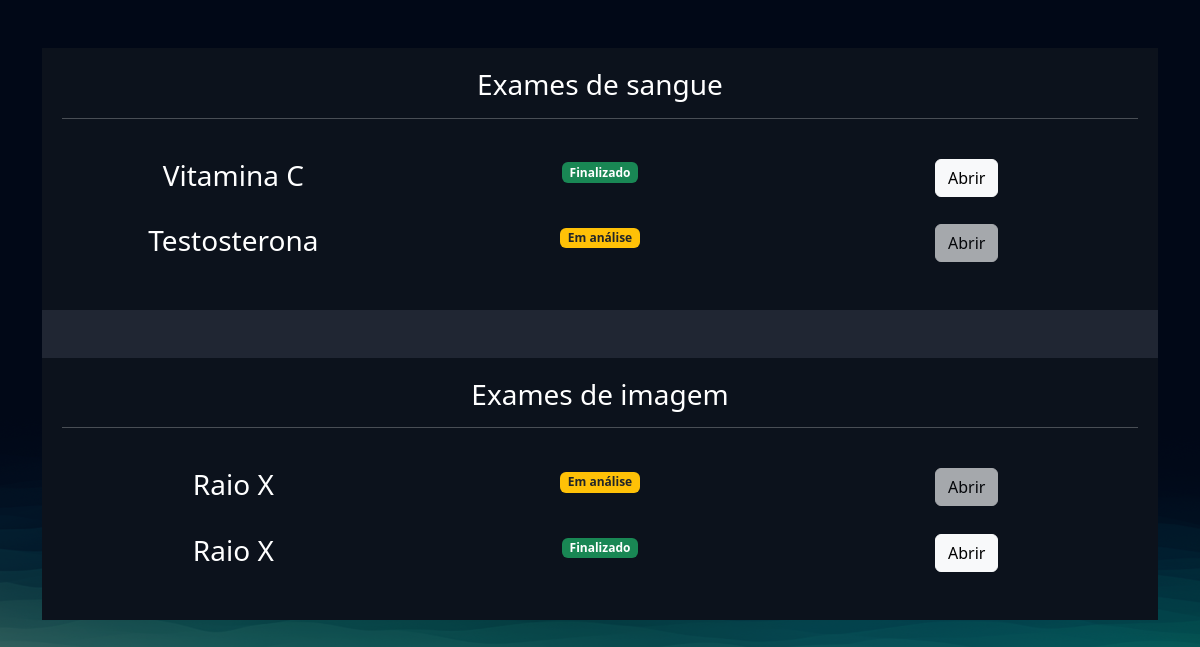
The app's page /exames/gerenciar_exames/ (signed in) with its own data.
### exames/models.py (models this page shows, shortened)
class SolicitacaoExame(models.Model):
    choice_status = (
        ('E', 'Em análise'),
        ('F', 'Finalizado')
    )
    usuario = models.ForeignKey(User, on_delete=models.DO_NOTHING)
    exame = models.ForeignKey(TiposExames, on_delete=models.DO_NOTHING)
    status = models.CharField(max_length=2, choices=choice_status)
    resultado = models.FileField(upload_to="resultados", null=True, blank=True)
    requer_senha = models.BooleanField(default=False)
    senha = models.CharField(max_length=16, null=True, blank=True)
    def badge_template(self):
	    if self.status == 'E':
	        classes_css = 'bg-warning text-dark'
	        texto = "Em análise"
	    elif self.status == 'F':
	        classes_css = 'bg-success'
	        texto = "Finalizado"
	    return mark_safe(f"<span class='badge bg-primary {classes_css}'>{texto}</span>")

class TiposExames(models.Model):
    tipo_choices = (
        ('I', 'Exame de imagem'),
        ('S', 'Exame de sangue')
    )
    nome = models.CharField(max_length=50)
    tipo = models.CharField(max_length=1, choices=tipo_choices)
    preco = models.FloatField()
    disponivel = models.BooleanField(default=True)
    horario_inicial = models.IntegerField()
    horario_final = models.IntegerField()

### exames/views.py (the view)
# urls.py: path('gerenciar_exames/', views.gerenciar_exames, name="gerenciar_exames"),
@login_required
def gerenciar_exames(request):
    exames = SolicitacaoExame.objects.filter(usuario=request.user)
    return render(request, 'gerenciar_exames.html', {'exames': exames})

### exames/templates/gerenciar_exames.html (shortened to what this page needs)
{% extends "bases/base.html" %}
{% load static %}
{% block 'head' %}
    <link href="{% static 'exames/css/css.css' %}" rel="stylesheet">
    <link href="{% static 'exames/css/gerenciar_pedidos.css' %}" rel="stylesheet">
    <link href="{% static 'exames/css/gerenciar_exames.css' %}" rel="stylesheet">
{% endblock 'head' %}
{% block 'conteudo' %}
    <br>
    <br>
    <div class="container">
        <div class="card card-view">
            <div class="sub-card">
                <h3>Exames de sangue</h3>
                <hr>
                <br>
                {% for exame in exames %}
                    {% if exame.exame.tipo == 'S' %}
                        <div class="row">
                            <div class="col-md"><h3>{{exame.exame.nome}}</h3></div>
                            <div class="col-md">{{exame.badge_template}}</div>
                            <div class="col-md">
                                {% if exame.status == 'F' %}
                                    <a href="{% url 'permitir_abrir_exame' exame.id %}" class="btn btn-light">Abrir</a>
                                {% else %}
                                    <a href="#" class="btn btn-light disabled">Abrir</a>
                                {% endif %}
                            </div>
                        </div>
                        <br>
                    {% endif %}
                {% endfor %}
            </div>
            <br>
            <br>
            <div class="sub-card">
                <h3>Exames de imagem</h3>
                <hr>
                <br>
                {% for exame in exames %}
                    {% if exame.exame.tipo == 'I' %}
                        <div class="row">
                            <div class="col-md"><h3>{{exame.exame.nome}}</h3></div>
                            <div class="col-md">{{exame.badge_template}}</div>
                            <div class="col-md">
                                {% if exame.status == 'F' %}
                                    <a href="" class="btn btn-light">Abrir</a>
                                {% else %}
                                    <a href="#" class="btn btn-light disabled">Abrir</a>
                                {% endif %}
                            </div>
                        </div>
                        <br>
                    {% endif %}
                {% endfor %}
            </div>
        </div>
    </div>
{% endblock 'conteudo' %}

### templates/bases/base.html (shortened to what this page needs)
{% load static %}
<!doctype html>
<html lang="pt-BR">
  <head>
    <link href="https://cdn.jsdelivr.net/npm/bootstrap@5.3.1/dist/css/bootstrap.min.css" rel="stylesheet">
    <link rel="stylesheet" href="{% static 'geral/css/base.css' %}">
    {% block 'head' %}{% endblock %}
  </head>
  <body>
    {% block 'conteudo' %}{% endblock %}
  </body>
</html>

### templates/static/geral/css/base.css (style rules this page uses)
:root { --main-color: #151C34; --dark-color: #0C121C ; --light-color: #6DE6EE; --contrast-color: #f4c96b; --differential-color: #066668; }
* { color: white }

### templates/static/exames/css/css.css (style rules this page uses)
body { background-image: url('/static/geral/img/bg2.png'); background-size: cover; }
.card { background-color: rgba(217, 217, 217, .14); color: white; padding: 15px; }

### templates/static/exames/css/gerenciar_pedidos.css (style rules this page uses)
.card-view { text-align: center; padding: 0; border: none; height: 70vh; }

### templates/static/exames/css/gerenciar_exames.css (style rules this page uses)
.sub-card { background-color: var(--dark-color); padding: 20px; }

### records on screen
SolicitacaoExame: exame.nome "Vitamina C", badge_template "Finalizado", shows "Abrir"
SolicitacaoExame: exame.nome "Testosterona", badge_template "Em análise", shows "Abrir"
SolicitacaoExame: exame.nome "Raio X", badge_template "Em análise", shows "Abrir"
SolicitacaoExame: exame.nome "Raio X", badge_template "Finalizado", shows "Abrir"
